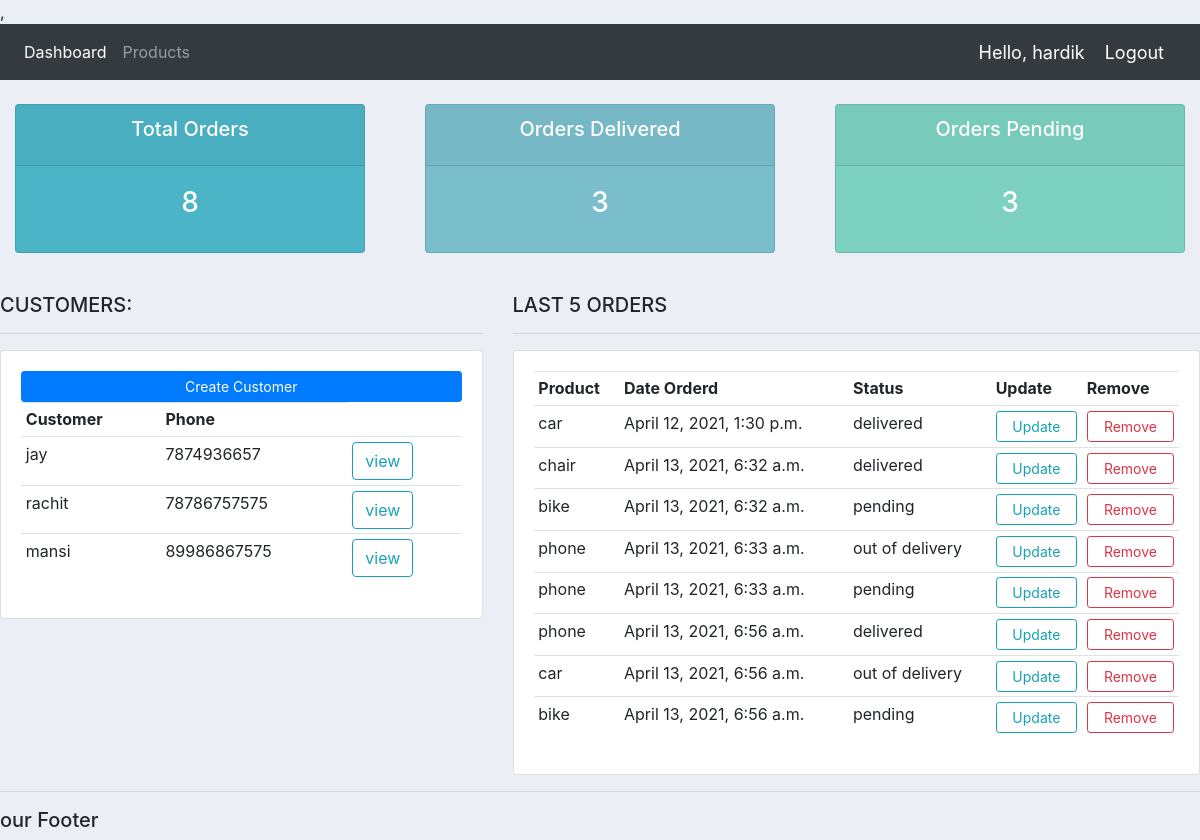
The app's page / (signed in) with its own data.
### account/models.py (models this page shows, shortened)
class Customer(models.Model):
    user = models.OneToOneField(User, null=True, on_delete=models.CASCADE)
    name = models.CharField(max_length=200, null=True)
    phone = models.CharField(max_length=200, null=True)
    email = models.CharField(max_length=200, null=True)
    profile_pic = models.ImageField(default="", null=True, blank=True)
    date_created = models.DateTimeField(auto_now_add=True, null=True)

class Order(models.Model):
    STATUS = (
        ('pending', 'pending'),
        ('out of delivery', 'out of delivery'),
        ('delivered', 'delivered'),
    )
    customers = models.ForeignKey(
        Customer, null=True, on_delete=models.SET_NULL)
    products = models.ForeignKey(
        Product, null=True, on_delete=models.SET_NULL)
    date_created = models.DateTimeField(auto_now_add=True, null=True)
    status = models.CharField(max_length=200, null=True, choices=STATUS)

class Product(models.Model):
    CATEGORY = (
        ('indoor', 'indoor'),
        ('outdoor', 'outdoor'),
    )
    name = models.CharField(max_length=200, null=True)
    price = models.FloatField(null=True)
    catogory = models.CharField(max_length=200, null=True, choices=CATEGORY)
    description = models.CharField(max_length=200, null=True)
    date_created = models.DateTimeField(auto_now_add=True, null=True)
    tag = models.ManyToManyField(Tag)
    def __str__(self):
        return f"{self.name}"

### account/decorators.py (the view)
    def wrapper_function(request, *args, **kwargs):
        group = None
        if request.user.groups.exists():
            group = request.user.groups.all()[0].name
        if group == 'customers':
            return redirect('userpage')
        if group == 'admin':
            return view_func(request, *args, **kwargs)
        else:
            return HttpResponse('You are not authorized to view this page')

### account/views.py (called while the page is built)
@login_required(login_url='login')
@admin_only
def home(request):
    order = Order.objects.all()
    Customers = Customer.objects.all()
    total_customers = Customer.objects.count()
    total_order = Order.objects.count()
    delivered = Order.objects.filter(status='delivered').count()
    pending = Order.objects.filter(status='pending').count()
    context = {'order': order, 'Customers': Customers, 'total_order': total_order,
               'total_customers': total_customers, 'delivered': delivered, 'pending': pending}
    return render(request, 'accounts/Dashbord.html', context)

### account/templates/accounts/Dashbord.html
{% extends 'accounts/main.html' %} {% block content%}
 {% include 'accounts/status.html' %}
<br />
<div class="row">
  <div class="col-md-5">
    <h5>CUSTOMERS:</h5>
    <hr />
    <div class="card card-body">
      <a class="btn btn-primary btn-sm btn-block" href="">Create Customer</a>
      <table class="table table-sm">
        <tr>
          <th>Customer</th>
          <th>Phone</th>
        </tr>
        {% for Customer in Customers %}
        <tr>
          <td>{{Customer.name}}</td>
          <td>{{Customer.phone}}</td>
           <td><a class="btn btn-outline-info" href="{% url 'Customers' Customer.id %} ">view</a></td>
        </tr>
        {% endfor %}
      </table>
    </div>
  </div>
  <div class="col-md-7">
    <h5>LAST 5 ORDERS</h5>
    <hr/>
    <div class="card card-body">
      <table class="table table-sm">
        <tr>
          <th>Product</th>
          <th>Date Orderd</th>
          <th>Status</th>
          <th>Update</th>
          <th>Remove</th>
        </tr>
        {% for Order in order %}
        <tr>
		      <td>{{Order.products}}</td>
          <td>{{Order.date_created}}</td>
          <td>{{Order.status}}</td>
		  <td><a class="btn btn-outline-info  btn-sm btn-block" href="{% url 'update_order' Order.id %}" target="update_order">Update</a></td>
		  <td><a class="btn btn-outline-danger  btn-sm btn-block" href="{% url 'delete_order' Order.id %}" target="delete_order">Remove</a></td>
        </tr>
        {% endfor %}
      </table>
    </div>
  </div>
</div>
{% endblock %}

### account/templates/accounts/navbar.html (shortened to what this page needs)
{% load static %}
<nav class="navbar navbar-expand-lg navbar-dark bg-dark">
  <div class="collapse navbar-collapse" id="navbarNav">
    <ul class="navbar-nav">
      {% if request.user.is_staff %}
      <li class="nav-item active">
        <a class="nav-link" href="{% url 'home' %}">Dashboard</a>
      </li>
      <li class="nav-item">
        <a class="nav-link" href="{% url 'Products' %}">Products</a>
      </li>
      {% else %}
       <li class="nav-item">
        <a class="nav-link" href="{% url 'account' %}">Settings</a>
      </li>
      {% endif %}
    </ul>
  </div>
  <span class="hello-msg">Hello, {{request.user}}</span>
  <span ><a  class="hello-msg" href="{% url 'logout' %}">Logout</a></span>
</nav>

### static/css/main.css (style rules this page uses)
body { background-color: #ebeff5; }

### account/templates/accounts/navbar.html (style rules this page uses)
.hello-msg { font-size: 18px; color: #fff; margin-right: 20px; }

### records on screen
Customer: name "jay", phone "7874936657"
Customer: name "rachit", phone "78786757575"
Customer: name "mansi", phone "89986867575"
Order: products "car", date_created "April 12, 2021, 1:30 p.m.", status "delivered"
Order: products "chair", date_created "April 13, 2021, 6:32 a.m.", status "delivered"
Order: products "bike", date_created "April 13, 2021, 6:32 a.m.", status "pending"
Order: products "phone", date_created "April 13, 2021, 6:33 a.m.", status "out of delivery"
Order: products "phone", date_created "April 13, 2021, 6:33 a.m.", status "pending"
Order: products "phone", date_created "April 13, 2021, 6:56 a.m.", status "delivered"
Order: products "car", date_created "April 13, 2021, 6:56 a.m.", status "out of delivery"
Order: products "bike", date_created "April 13, 2021, 6:56 a.m.", status "pending"

### other values on screen
{{ request.user }} "hardik"
{{ total_order }} "8"
{{ delivered }} "3"
{{ pending }} "3"
